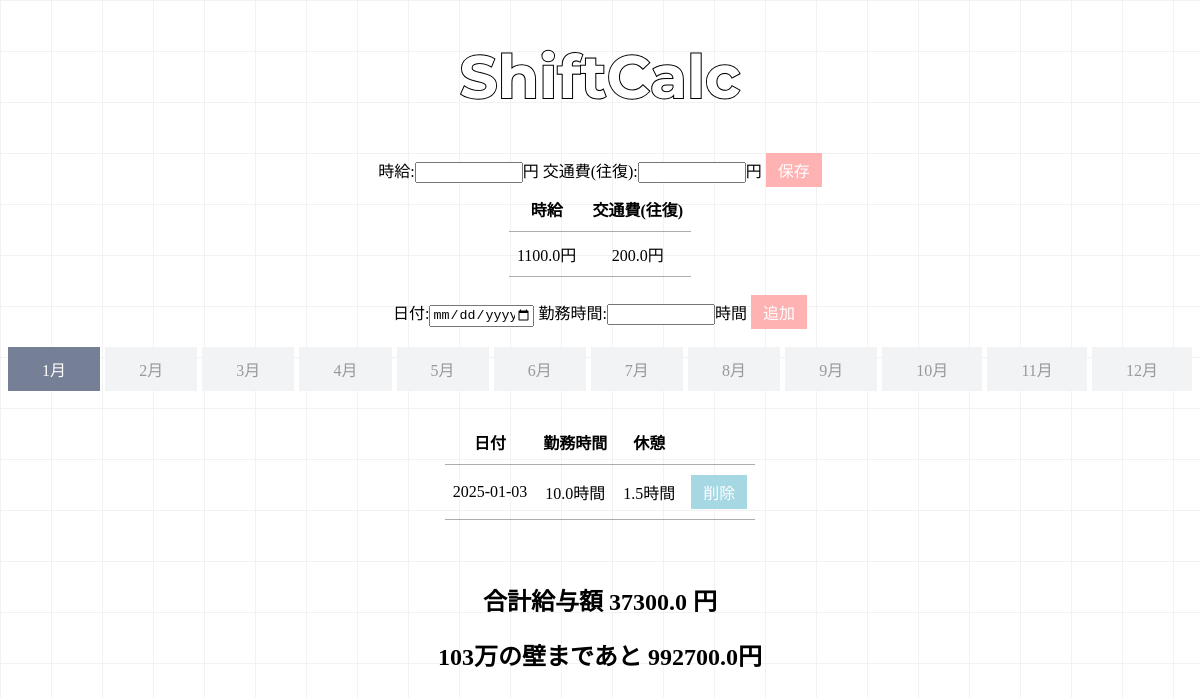
Before: / with the older database file.
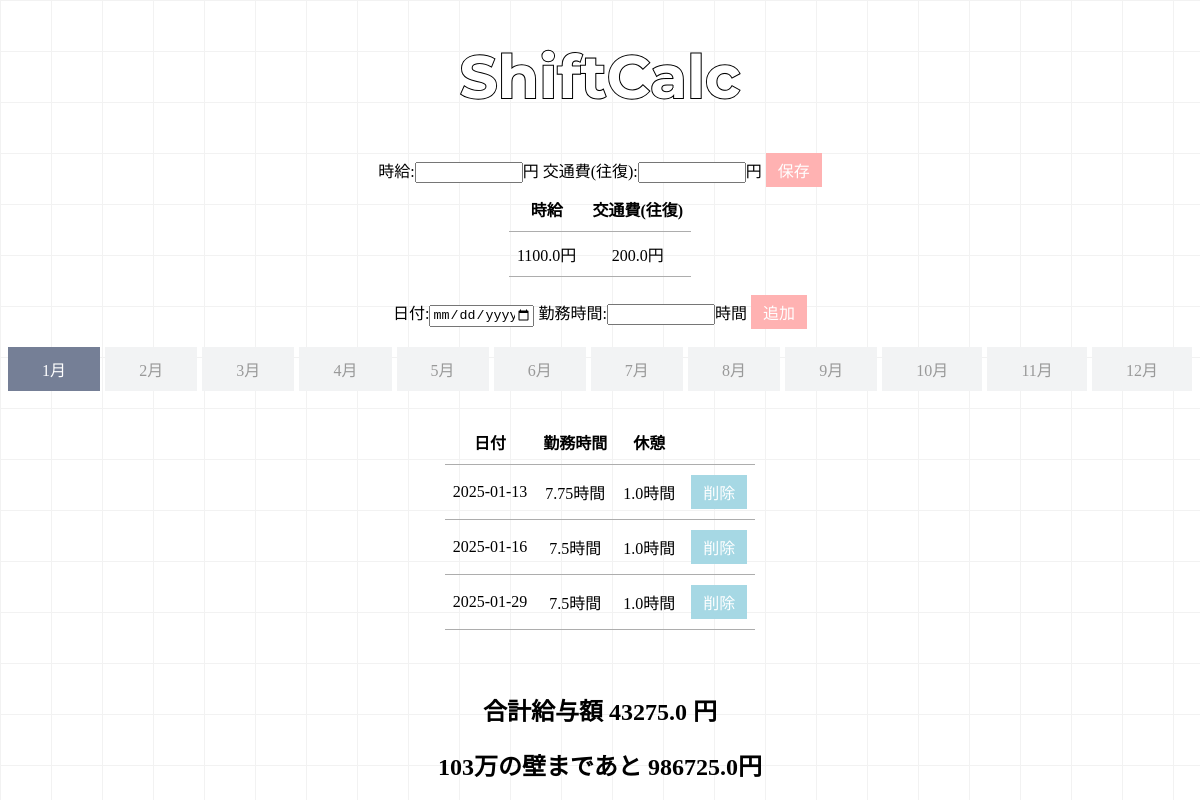
After: the same page with the newer database file.
### tables this page shows
CREATE TABLE shifts ( 
                id INTEGER PRIMARY KEY AUTOINCREMENT,
                date TEXT NOT NULL,
                hours REAL NOT NULL,
                breaktime REAL NOT NULL
              );

### app.py (the view, shortened to what this page needs)
@app.route("/",methods=['GET','POST']) ##/はトップページ
def index():
    conn = sqlite3.connect('shift.db')
    c = conn.cursor()
    conn_setting = sqlite3.connect('setting.db')
    c_setting = conn_setting.cursor()
    c.execute('SELECT id,date,hours,breaktime FROM shifts') ##データベースから記録を取得
    data = c.fetchall()
    c_setting.execute('SELECT wage,fare FROM settings')
    info = c_setting.fetchone()
    total_breaktime = sum(row[3] for row in data) ##合計休憩時間を計算
    total_hours = sum(row[2] for row in data) ##1行ごとに2つめの値を足す
    total_days = sum(1 for row in data)
    wage = info[0]
    fare = info[1]
    total_salary = (total_hours - total_breaktime) * wage + total_days * fare
    conn.close()
    conn_setting.close()
    return render_template('index.html',
                           data=data,
                           total=total_salary,
                           wage=wage,
                           fare=fare) ##index.htmlを返す

### templates/index.html (shortened to what this page needs)
<!DOCTYPE html>
<html>
<head>
    <link rel="stylesheet" href="{{ url_for('static', filename='style.css') }}">
</head>
<body>
    <h1>ShiftCalc</h1>
    <form method="POST">
        <label>時給:<input type="number" name="wage" required>円</label>
        <label>交通費(往復):<input type="number" name="fare" required>円</label>
        <button type="submit" name="action" value="setting-add" class="add">保存</button>
        <br>
    </form>
    <table>
        <tr><th>時給</th><th>交通費(往復)</th></tr>
        <tr><td>{{ wage }}円</td><td>{{ fare }}円</td></tr>
    </table><br>
    <form method="POST">
        <label>日付:<input type="date" name="date" required></label>
        <label>勤務時間:<input type="number" name="hours" step="0.01" required>時間<label>
        <button type="submit" name="action" value="add" class="add">追加</button>
        <br><br>
    </form>
    <div class="tab-switch">
        {% for i in range(1,13) %}
            {% set month = '%02d' % i %}
            <label><input type="radio" name="TAB"{% if i == 1 %}checked{% endif %}>{{ i }}月</label>
            <div class="tab-contents">
                <table>
                    <tr><th>日付</th><th>勤務時間</th><th>休憩</th></tr>
                    {% for id,date,hours,breaktime in data %}
                        {% if date[5:7]==month %}
                        <tr>
                            <td>{{ date }}</td><td>{{ hours }}時間</td><td>{{ breaktime }}時間</td>
                            <td><form method="POST">
                                <button type="submit" name="action" value="delete" class="delete">削除</button>
                            </form></td>
                        </tr>
                        {% endif %}
                    {% endfor %}
                </table><br>
            </div>
        {% endfor %}
    </div>
    <h2>合計給与額 {{ total }} 円</h2>
    <h2>103万の壁まであと {{ 1030000-total }}円</h2>
</body>
</html>

### static/style.css (style rules this page uses)
body { text-align: center; background-image: linear-gradient(90deg, #f2f2f2 1px, transparent 1px), linear-gradient(#f2f2f2 1px, transparent 1px); background-size: 51px 51px; }
h1 { font-family: "Montserrat", sans-serif; font-optical-sizing: auto; font-style: normal; font-size: 60px; color: #FFF; -webkit-text-stroke: 2px black; paint-order: stroke; }
form { display: inline; }
input { width: 100px; }
button.add { display: inline-block; color: #FFF; font-size: 16px; background-color: #ffb2b2; padding: 5px 12px; border: none; }
button.delete { display: inline-block; color: #FFF; font-size: 16px; background-color: #a6d8e4; padding: 5px 12px; border: none; }
table { margin: 0 auto; border-collapse: collapse; }
th,td { padding: 10px 8px; }
tr { border-bottom: 1px solid #adadad; }
.tab-switch { display: flex; flex-wrap: wrap; margin: auto; justify-content: center; gap: 5px; }
.tab-switch > label { flex: 1 1 auto; order: -1; position: relative; padding: 10px 12px; background-color: #f2f3f4; color: #999; text-align: center; transition: .3s all; }
.tab-switch > label:hover,.tab-switch label:has(:checked) { background-color: #757f96; color: #fff; }
.tab-switch > div { display: none; width: 100%; padding: 1.5em 1em; }
.tab-switch label:has(:checked) + div { display: block; }

Changed rows visible on the page:
removed shifts: date "2025-01-03", hours "10.0", breaktime "1.5"
added shifts: date "2025-01-13", hours "7.75", breaktime "1.0"
added shifts: date "2025-01-16", hours "7.5", breaktime "1.0"
added shifts: date "2025-01-29", hours "7.5", breaktime "1.0"
Other visible differences:
{{ total }}: "37300.0" → "43275.0"
{{ 1030000-total }}: "992700.0" → "986725.0"
